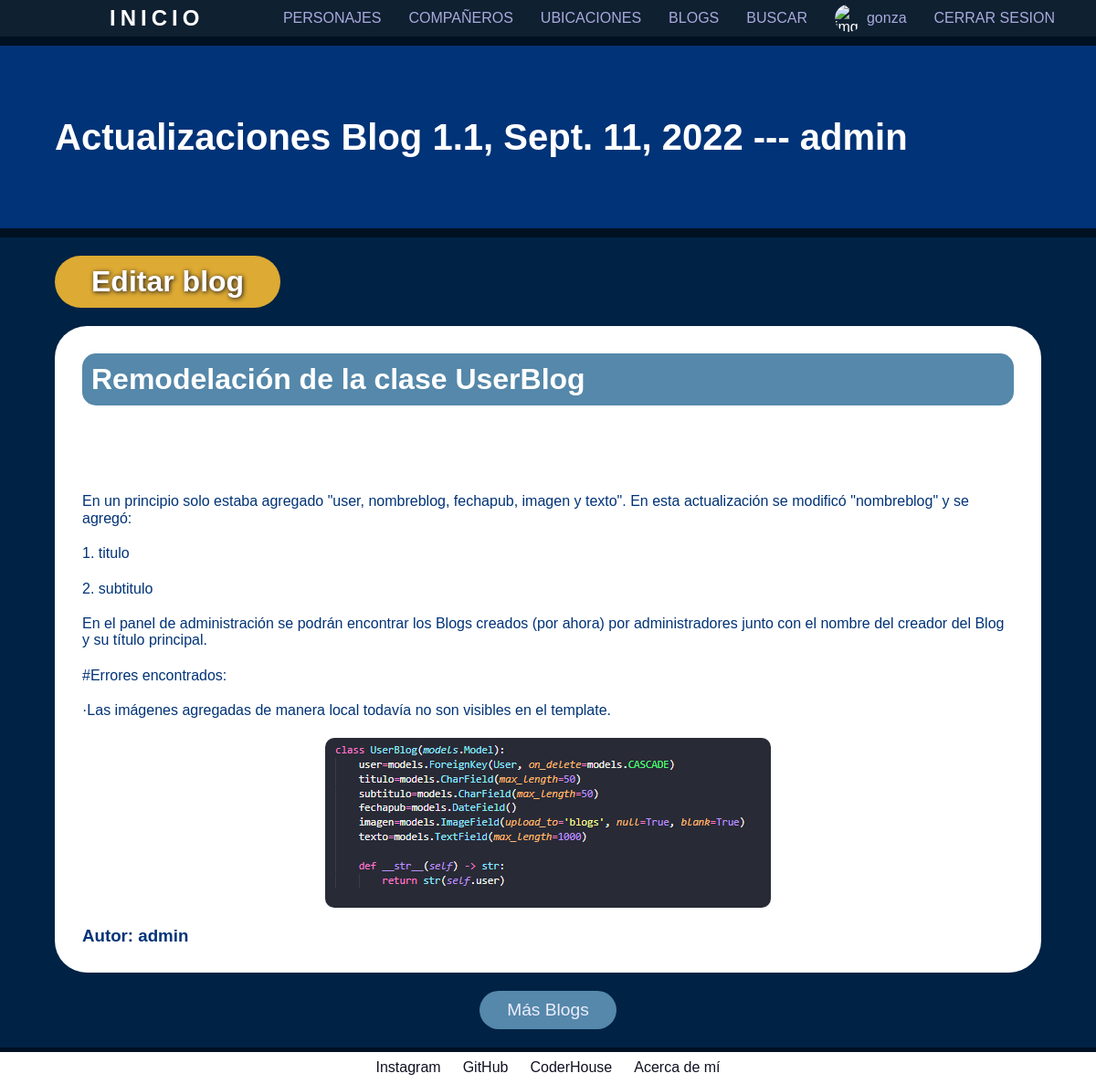
/AppPersonajes/listablog/2/ (signed in), run on the app's committed database.
### AppPersonajes/models.py (models this page shows, shortened)
class UserBlog(models.Model):
    username=models.CharField(max_length=50)
    titulo=models.CharField(max_length=50)
    subtitulo=models.CharField(max_length=100)
    fechapub=models.DateField(default=datetime.now)
    imagen=models.ImageField(upload_to='blogs', null=True, blank=True)
    texto=RichTextField(max_length=2000)

### AppPersonajes/views.py (the view)
# urls.py: path("listablog/<int:id>/", leerBlog, name="blog"),
@login_required
def leerBlog(request, id):
    blog=UserBlog.objects.get(id=id)
    return render(request, "App/blog.html", {"blog":blog, "imagen":obtenerAvatar(request)})

### AppPersonajes/views.py (called while the page is built)
@login_required
def obtenerAvatar(request):
    lista=Avatar.objects.filter(user=request.user)
    if len(lista)!=0:
        imagen=lista[0].imagen.url
    else:
        imagen=""
    return imagen

### AppPersonajes/templates/App/blog.html (shortened to what this page needs)
{% extends "App/padre.html" %}
{% load static %}
{% block titulo_de_pagina %}
    <h1 class="titulotemplates">{{ blog.titulo }},  {{blog.fechapub }} --- {{ blog.username }}</h1>
{% endblock %}
{% block contenido_variable %}
    <div class="contenedor-blog">
        {% if request.user.is_superuser %}
            <a class="editarblog" href="{% url 'editarblog' blog.id %}">Editar blog</a>
        {% endif %}
        <div class="blog">
            <h1>{{ blog.subtitulo }}</h1>
            <p>{{ blog.texto|safe }}</p>
            {% if blog.imagen %}
                <img src="{{ blog.imagen.url }}" alt="img-blog" title="Imagen Blog de {{ blog.username }}">
            {% endif %}
            <h3>Autor: {{ blog.username }}</h3>
        </div>
        <a class="btn_volver" href="{% url 'listablog' %}">Más Blogs</a>
    </div>
{% endblock %}

### AppPersonajes/templates/App/padre.html (shortened to what this page needs)
<!DOCTYPE html>
<html lang="en">
    <head>
        {% load static %}
        <link href= "{% static '\App\css\style.css' %}" rel="stylesheet" />
        <link href="{% static '\App\css\normalize.css' %}" rel="stylesheet">
    </head>
    <body>
        <header>
            <a class="btn_inicio" href="{% url 'inicio' %}">INICIO</a>
            <nav class="barra_nav">
                <ul>
                    <li><a class="btn_ref" href="{% url 'personajes' %}">PERSONAJES</a></li>
                    <li><a class="btn_ref" href="{% url 'compañeros' %}">COMPAÑEROS</a></li>
                    <li><a class="btn_ref" href="{% url 'ubicaciones' %}">UBICACIONES</a></li>
                    <li><a class="btn_ref" href="{% url 'listablog' %}">BLOGS</a></li>
                    <li><a class="btn_ref" href="{% url 'busqueda' %}">BUSCAR</a></li>
                    {% if not request.user.is_authenticated %}
                        <li><a class="btn_ref register" href="{% url 'registrate' %}">REGISTRATE</a></li>
                        <li><a class="btn_ref login" href="{% url 'login' %}">INICIAR SESION</a></li>
                    {% else %}
                        <li><a class="btn_ref" href="{% url 'perfil' %}">
                            {% if imagen %}
                                <img class="img-nav" src="{{ imagen }}" alt="img-perfil" title="Foto perfil de {{ user.username }}">
                            {% endif %}{{ user.username }}
                        </a></li>
                        <li><a class="btn_ref logout" href="{% url 'logout' %}">CERRAR SESION</a></li>
                    {% endif %}
                </ul>
            </nav>
        </header>
            {% block titulo_de_pagina %} {%endblock %}
            {% block contenido_variable %} {% endblock %}
        <footer class="mis_datos">
            <a class="btn_links" target="_blank" href="https://www.instagram.com/gonnzad/">Instagram</a>
            <a class="btn_links" target="_blank" href="https://github.com/GonzaLandini">GitHub</a>
            <a class="btn_links" target="_blank" href="https://plataforma.coderhouse.com/perfil/627a75c68d262f0018d3725f">CoderHouse</a>
            <a class="btn_links" href="{% url 'aboutme' %}">Acerca de mí</a>
        </footer>
    </body>
</html>

### AppPersonajes/static/App/css/style.css (style rules this page uses)
* { color: #fff; text-decoration: none; }
body { background-color: #012; display: flex; flex-direction: column; font-family: sans-serif; }
header { background-color: #123e; display: flex; height: 40px; justify-content: space-between; left: 0; position: fixed; text-align: center; top: 0; width: 100%; z-index: 15; }
.titulotemplates { align-items: center; background-color: #037; color:#fff; display: flex; font-size: 2.5em; height: 200px; margin: 50px 0 10px 0; min-width: max-content; padding: 0 5%; width: 100%; }
.btn_inicio { font-size: 1.5em; font-weight: bold; letter-spacing: 5px; margin: auto; margin-left: 10%; transition: .3s; }
.barra_nav { margin: auto; margin-right: 2.5%; }
.barra_nav ul { display: flex; list-style: none; }
.barra_nav li { margin: auto; }
.img-nav { border-radius: 100%; height: 30px; margin-right: 5px; object-fit:cover; width: 30px; }
.btn_ref { align-items: center; display: flex; color: #aad; margin: 0 15px; min-width: max-content; transition: .3s; }
.mis_datos { background-color: #fff; bottom: 0px; color: #112; display: flex; height: 35px; justify-content: center; position: fixed; width: 100%; z-index: 5; }
.btn_links { color: #112; margin: auto 1%; }
.btn_volver { background-color: #58a; border-radius: 35px; color: #eef; display: flex; font-size: 1.2em; margin: 20px auto; padding: 10px 40px; transition: .3s; width: max-content; }
.contenedor-blog { background-color: #024; margin-bottom: 40px; padding: 20px 5%; width: 100% }
.contenedor-blog .editarblog { background-color: #da3; border-radius: 35px; display: flex; font-size: 2em; font-weight: bold; padding: 10px 40px; text-shadow: 1px 1px 5px #112f; width: max-content; }
.blog { background-color: #fff; border-radius: 35px; padding: 10px 20px; margin: 20px auto; height: max-content; }
.blog h1 { background-color: #58a; border-radius: 15px; color: #fff; padding: 10px ; }
.blog * { color: #037; margin: 20px 10px; }
.blog img { border-radius: 10px; display: block; margin: 0 auto; width: fit-content }
.contenedor-blog .btn_volver { margin: 20px auto 0; padding: 10px 30px; width: max-content; }

### data on the page
UserBlog: titulo "Actualizaciones Blog 1.1", fechapub "Sept. 11, 2022", username "admin", subtitulo "Remodelación de la clase UserBlog", texto "En un principio solo estaba agregado \"user, nombreblog, fechapub, imagen y texto\". En esta actualización se modificó \"nombreblog\" y se agregó: 1. titulo 2. subtitulo En el panel de administración se podrán encontrar los Blogs creados (por ahora) por administradores junto con el nombre del creador del Blog y su título principal. #Errores encontrados: ·Las imágenes agregadas de manera local todavía no son visibles en el template.", imagen (picture)

### other printed values
{{ user.username }} "gonza"
